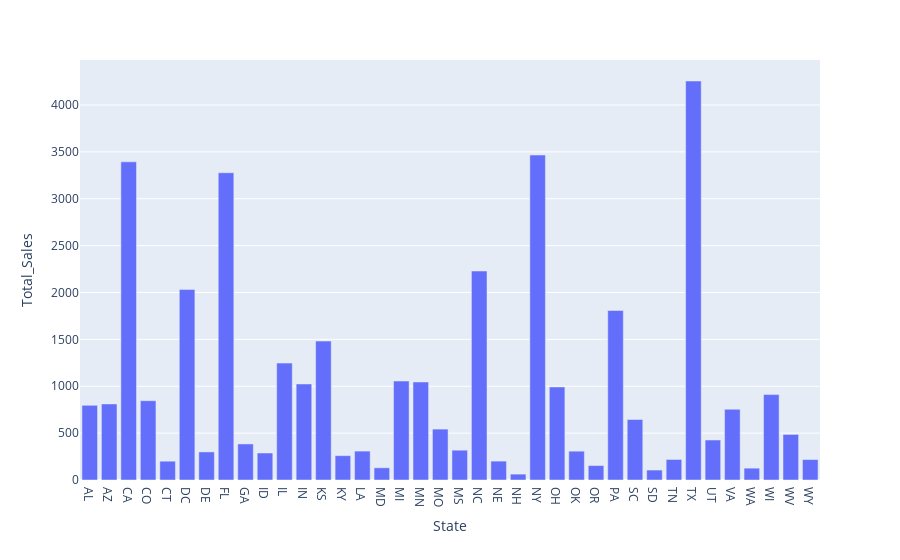

The code cell stored with this chart in its notebook:
### Code cell
#Now we'll make a simple bar chart of sales by year
fig = px.bar(df, x='State', y='Total_Sales')
fig.show()

### Figure 1 — Plotly figure (JSON) as saved in the notebook; plotly's stock layout.template omitted (floating-point values rounded to 4 significant figures)
{"data": [{"hovertemplate": "State=%{x}<br>Total_Sales=%{y}<extra></extra>", "legendgroup": "", "marker": {"color": "#636efa", "pattern": {"shape": ""}}, "name": "", "orientation": "v", "showlegend": false, "textposition": "auto", "type": "bar", "x": ["AL", "AZ", "CA", "CO", "CT", "DC", "DE", "FL", "GA", "ID", "IL", "IN", "KS", "KY", "LA", "MD", "MI", "MN", "MO", "MS", "NC", "NE", "NH", "NY", "OH", "OK", "OR", "PA", "SC", "SD", "TN", "TX", "UT", "VA", "WA", "WI", "WV", "WY"], "xaxis": "x", "y": [796.0, 811.4, 3393.0, 845.8, 200.5, 2031.0, 299.6, 3277.0, 384.6, 287.8, 1247.0, 1024.0, 1481.0, 259.5, 308.2, 130.2, 1055.0, 1045.0, 542.9, 318.0, 2229.0, 201.4, 62.73, 3466.0, 992.8, 307.7, 153.9, 1808.0, 645.3, 106.3, 218.9, 4256.0, 426.6, 754.4, 126.2, 911.1, 486.3, 218.1], "yaxis": "y"}], "layout": {"barmode": "relative", "legend": {"tracegroupgap": 0}, "margin": {"t": 60}, "xaxis": {"anchor": "y", "domain": [0, 1], "title": {"text": "State"}}, "yaxis": {"anchor": "x", "domain": [0, 1], "title": {"text": "Total_Sales"}}}}
